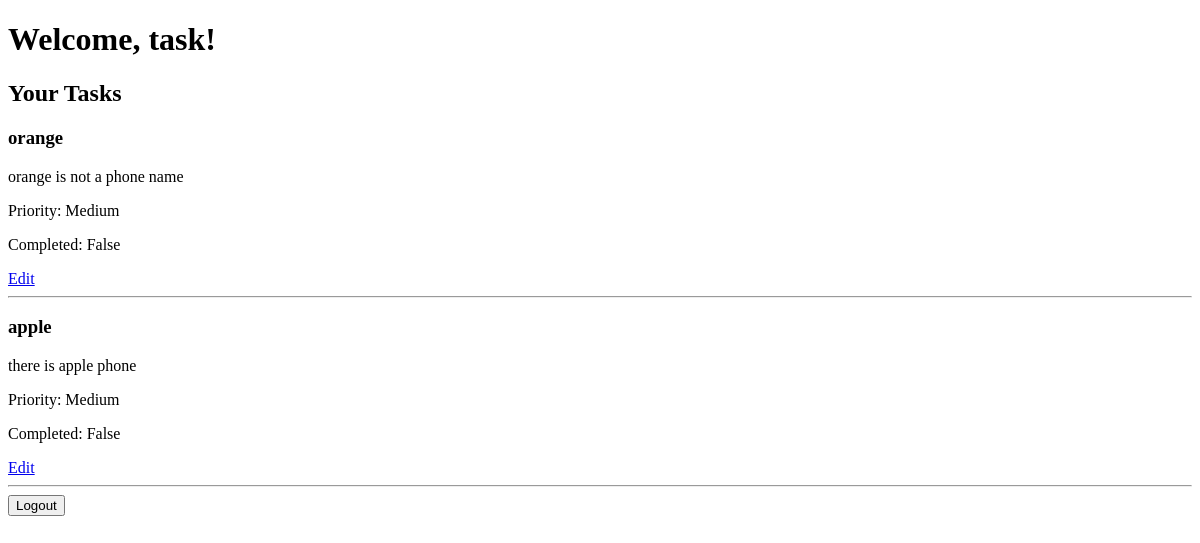
The app's page / (signed in), older data.
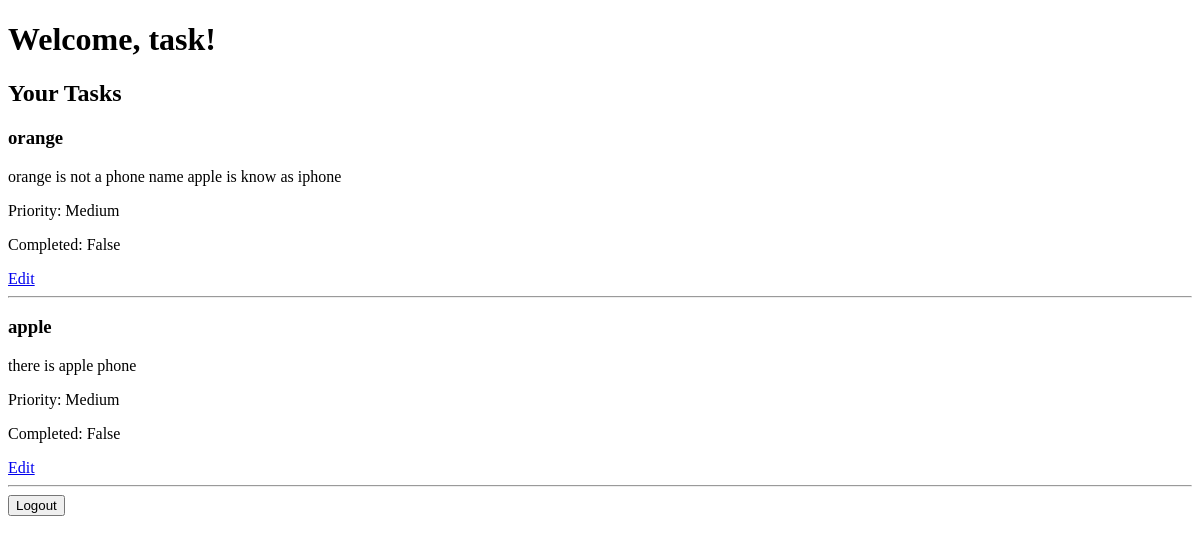
The same page, newer data.
### tasks/models.py (models this page shows, shortened)
class Task(models.Model):
    PRIORITY_CHOICES = [
        ('High', 'High'),
        ('Medium', 'Medium'),
        ('Low', 'Low'),
    ]
    user = models.ForeignKey(
        User,
        on_delete=models.CASCADE,
        related_name='tasks'
    )
    title = models.CharField(max_length=200)
    description = models.TextField(blank=True)
    due_date = models.DateField(null=True, blank=True)
    priority = models.CharField(
        max_length=10,
        choices=PRIORITY_CHOICES,
        default='Medium'
    )
    is_completed = models.BooleanField(default=False)
    created_at = models.DateTimeField(auto_now_add=True)

### tasks/views.py (the view)
# urls.py: path('', views.dashboard_view, name='dashboard'),
@login_required
def dashboard_view(request):
    tasks = Task.objects.filter(user=request.user).order_by('-created_at')
    return render(request, 'tasks/dashboard.html', {'tasks': tasks})

### tasks/templates/tasks/dashboard.html (shortened to what this page needs)
<!DOCTYPE html>
<html lang="en">
<head>
</head>
<body>
    <h1>Welcome, {{ request.user.username }}!</h1>
    <h2>Your Tasks</h2>
    {% for task in tasks %}
        <div>
            <h3>{{ task.title }}</h3>
            <p>{{ task.description }}</p>
            <p>Priority: {{ task.priority }}</p>
            <p>Completed: {{ task.is_completed }}</p>
            <a href="{% url 'edit-task' task.id %}">Edit</a>
        </div>
        <hr>
    {% empty %}
        <p>You haven't created any tasks yet.</p>
    {% endfor %}
    <form method="POST" action="{% url 'logout' %}">
        <button type="submit">Logout</button>
    </form>
</body>
</html>

Row changes from the older to the newer data that the page shows:
changed Task "orange": description "orange is not a phone name" → "orange is not a phone name apple is know as iphone"
